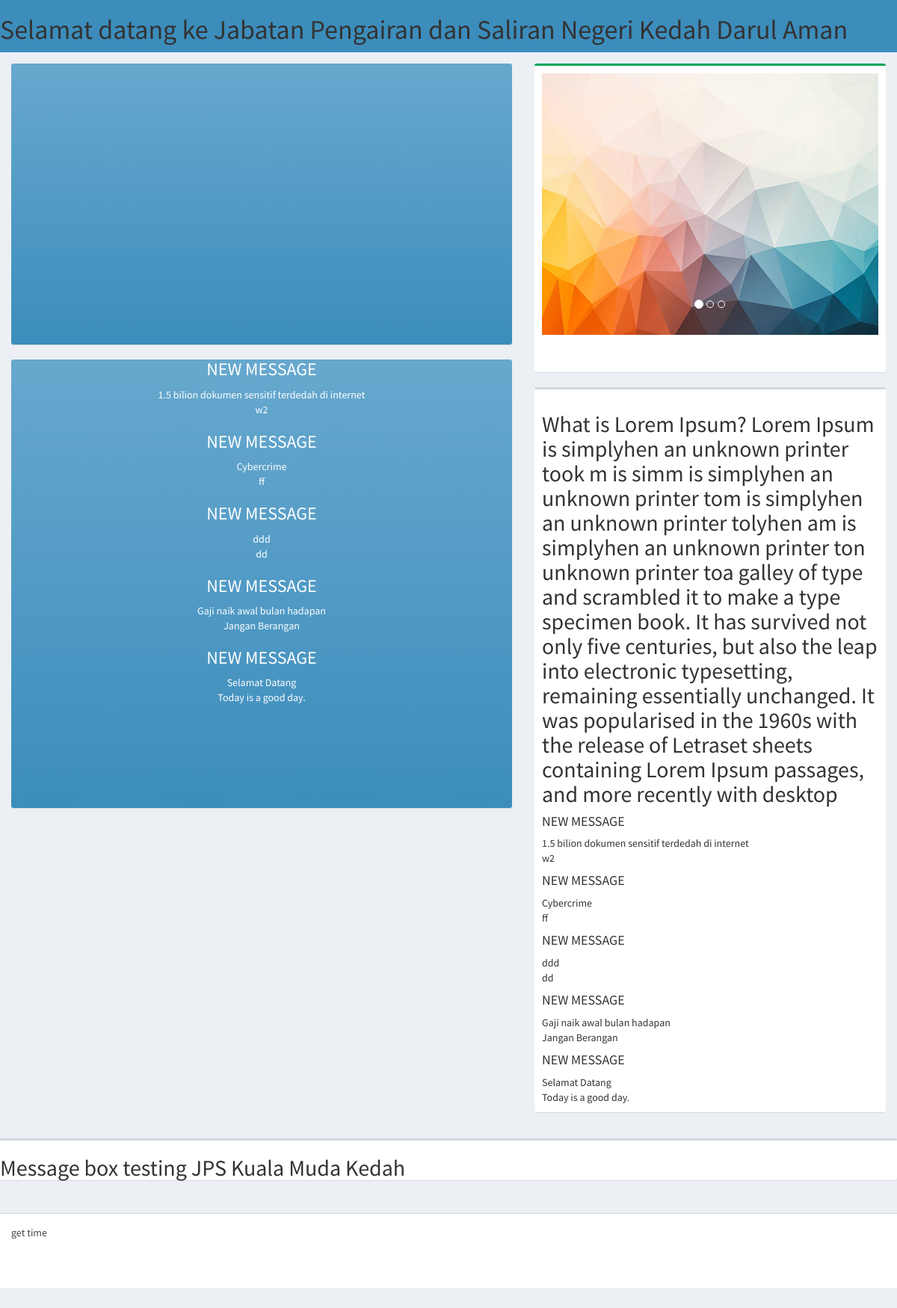
The app's page /index.php/welcome/screen with its own data.
### tables this page shows
CREATE TABLE `data_banner` (
  `id` int(11) NOT NULL,
  `banner_title` varchar(250) DEFAULT NULL,
  `banner_content` text,
  `banner_status` varchar(11) DEFAULT NULL,
  `banner_reg` timestamp NULL DEFAULT NULL
);

### application/controllers/Welcome.php (called while the page is built, shortened)
<?php
class Welcome extends CI_Controller {
	public function __construct() {
		$this->load->model('Welcome_model');
	}
	public function screen()
	{
		$data['get_banner']=$this->Welcome_model->get_bannerview();
		$this->load->view('screen_play', $data);
	}
}

### index.php (called while the page is built, shortened)
<?php
require_once BASEPATH.'core/CodeIgniter.php';

### application/models/Welcome_model.php (called while the page is built, shortened)
<?php
 class Welcome_model extends CI_Model
 {
	public function get_bannerview()
	{
		$query = $this->db->get('data_banner');
		return $query->result();
	}
 }
 ?>

### application/views/screen_play.php (the view, shortened to what this page needs)
<!DOCTYPE html>
<html>
<head>
  <link rel="stylesheet" href="<?php echo base_url();?>assets/bower_components/bootstrap/dist/css/bootstrap.min.css">
  <link rel="stylesheet" href="<?php echo base_url();?>assets/bower_components/font-awesome/css/font-awesome.min.css">
  <link rel="stylesheet" href="<?php echo base_url();?>assets/css/carousel.css">
  <link rel="stylesheet" href="<?php echo base_url();?>assets/bower_components/Ionicons/css/ionicons.min.css">
  <link rel="stylesheet" href="<?php echo base_url();?>assets/dist/css/AdminLTE.min.css">
  <link rel="stylesheet" href="<?php echo base_url();?>assets/dist/css/skins/_all-skins.min.css">
  <link rel="stylesheet" href="<?php echo base_url();?>assets/bower_components/morris.js/morris.css">
  <link rel="stylesheet" href="<?php echo base_url();?>assets/bower_components/jvectormap/jquery-jvectormap.css">
  <link rel="stylesheet" href="<?php echo base_url();?>assets/bower_components/bootstrap-datepicker/dist/css/bootstrap-datepicker.min.css">
  <link rel="stylesheet" href="<?php echo base_url();?>assets/bower_components/bootstrap-daterangepicker/daterangepicker.css">
  <link rel="stylesheet" href="<?php echo base_url();?>assets/plugins/bootstrap-wysihtml5/bootstrap3-wysihtml5.min.css">
</head>
<body class="hold-transition skin-blue sidebar-mini">
  <div class="wrapper">
    <header class="main-header">
      <nav class="navbar navbar-static-top" style="margin-left:0px">
        <marquee behavior="scroll">
          <h1>Selamat datang ke Jabatan Pengairan dan Saliran Negeri Kedah Darul Aman</h1>
          </marquee
        </nav>
      </header>
      <div class="content-wrapper clear-fixmargin" style="margin-left:0px;">
        <section class="content">
          <div class="row">
            <section class="col-lg-7 connectedSortable">
              <div class="box box-solid bg-light-blue-gradient">
                <div class="embed-responsive embed-responsive-16by9">
                  <iframe width="560" height="315" src="https://www.youtube.com/embed/videoseries?list=PLx0sYbCqOb8TBPRdmBHs5Iftvv9TPboYG" frameborder="0" allow="autoplay; encrypted-media" allowfullscreen></iframe>
                </div>
              </div>
              <div class="box box-solid bg-light-blue-gradient" style="height:600px">
                <center>
                  <?php
                  foreach ($get_banner as $row) {
                   ?>
                   <tr>
                    <td><h3>NEW MESSAGE</h3></td>
                    <td><?php echo $row->banner_title?></td>
                    <br>
                    <td><?php echo $row->banner_content?></td>
                    <br>
                  </tr>
                  <?php } ?>
                </div>
            </section>
            <section class="col-lg-5 connectedSortable">
              <div class="box box-success">
                <div class="box-body">
                  <div id="demo" class="carousel slide" data-ride="carousel">
                    <ul class="carousel-indicators">
                      <li data-target="#demo" data-slide-to="0" class="active"></li>
                      <li data-target="#demo" data-slide-to="1"></li>
                      <li data-target="#demo" data-slide-to="2"></li>
                    </ul>
                    <div class="carousel-inner">
                      <div class="carousel-item active">
                      </div>
                      <div class="carousel-item">
                      </div>
                      <div class="carousel-item">
                        <img src="<?php echo base_url();?>/assets/images/slide-3.jpg" alt="New York" width="1100" height="500">
                      </div>
                    </div>
                  </div>
                </div>
              </div>
              <div class="box" style="padding:0px;">
                <div class="box-body">
                  <span class="loremss">
                    <marquee behavior="scroll"direction="up" height="400">
                      <h2>What is Lorem Ipsum?
                        Lorem Ipsum is simplyhen an unknown printer took  m is simm is simplyhen an unknown printer tom is simplyhen an unknown printer tolyhen am is simplyhen an unknown printer ton unknown printer toa galley of type and scrambled it to make a type specimen book. It has survived not only five centuries, but also the leap into electronic typesetting, remaining essentially unchanged. It was popularised in the 1960s with the release of Letraset sheets containing Lorem Ipsum passages, and more recently with desktop
                        <P>
                          <P>
                            <P>
                              <P>
                               <?php
                               foreach ($get_banner as $row) {
                                 ?>
                                 <tr>
                                 <td><h4>NEW MESSAGE</h4></td>
                                  <td><?php echo $row->banner_title?></td>
                                  <br>
                                  <td><?php echo $row->banner_content?></td>
                                  <br>
                                </tr>
                                <?php } ?>
                              </h2>
                            </marquee>
                          </span>
                        </div>
                      </div>
                    </section>
                  </div>
                </section>
                <div class="row">
                  <section class="col-lg-12 connectedSortable">
                    <div class="box">
                      <marquee behavior="scroll" height="80">
                        <h2>Message box testing JPS Kuala Muda Kedah</h2>
                      </marquee>
                    </div>
                  </div>
                  <footer class="main-footer" style="margin-left:0px;height:100px;">
                    get time
                  </footer>
                </div>
              </div>
            </body>
            </html>

### assets/css/carousel.css (style rules this page uses)
.carousel { margin-bottom: 4rem; }
.carousel-item { height: 32rem; background-color: #777; }
.carousel-item > img { position: absolute; top: 0; left: 0; min-width: 100%; height: 32rem; }

### application/views/screen_play.php (style rules this page uses)
.carousel-inner img { width: 100%; height: 350px; }
.carousel-inner { width: 100%; height: 350px; }

### records on screen
data_banner: banner_title "1.5 bilion dokumen sensitif terdedah di internet", banner_content "w2"
data_banner: banner_title "Cybercrime", banner_content "ff"
data_banner: banner_title "ddd", banner_content "dd"
data_banner: banner_title "Gaji naik awal bulan hadapan", banner_content "Jangan Berangan"
data_banner: banner_title "Selamat Datang", banner_content "Today is a good day."
